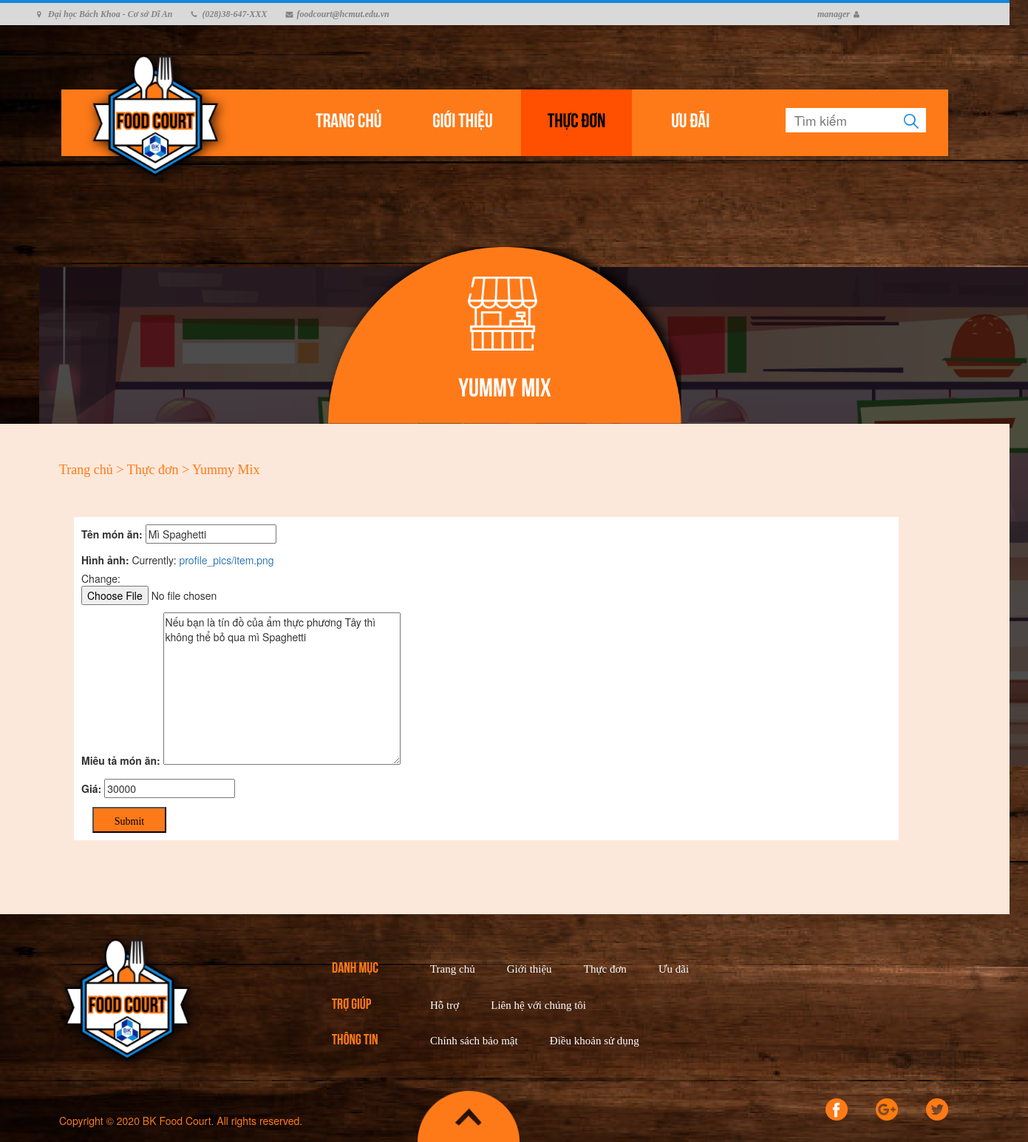
The page /update-item/2/ (signed in) on the database its author committed.
### webapp/models.py (models this page shows, shortened)
class Menu(models.Model):
    stallname = models.CharField(max_length=500)
    owner = models.CharField(max_length=50, blank=True)
    contact_phone = models.CharField(max_length=20, blank=True)
    def get_absolute_url(self):
        return reverse("stall-menu",kwargs={"id":self.id})

class Item(models.Model):
    name = models.CharField(max_length=500)
    image = models.ImageField(default='default.png', upload_to='profile_pics')
    description = models.TextField(blank=True, max_length=300)
    price = models.DecimalField(max_digits=8, decimal_places=0)
    available = models.BooleanField(default=True)
    belongs_to_stall = models.ForeignKey(Menu, on_delete=models.CASCADE)

### webapp/decorators.py (the view)
        def wrapper_func(request, *args, **kwargs):
            group = None
            if request.user.groups.exists():
                group = request.user.groups.all()[0].name
            if group in allowed_roles:
                return view_func(request, *args, **kwargs)
            else:
                return redirect('home-page')

### webapp/forms.py
class ItemForm(ModelForm):
    class Meta:
        model = Item
        fields = ['name','image','description','price']
        labels = {
            "name" : "Tên món ăn",
            "image" : "Hình ảnh",
            "description" : "Miêu tả món ăn",
            "price" : "Giá"
        }

### webapp/views.py (called while the page is built)
@login_required
@allowed_users(['Manager'])
def update_item(request,id):
    item = Item.objects.get(id=id)
    stall= item.belongs_to_stall
    form = ItemForm(instance=item)
    if request.method == 'POST':
        form = ItemForm(request.POST,request.FILES,instance=item)
        if form.is_valid():
            form.save()
            return redirect('stall-menu',stall.id)
    context = {
        'form':form,
        'stall':stall,
    }
    return render(request,'webapp/item_form.html',context)

### webapp/templates/webapp/item_form.html (shortened to what this page needs)
{% load static %}
<!DOCTYPE html>
<html>
    <head>
        <link rel="stylesheet" type="text/css" href="{% static 'webapp/styles/menustall.css' %}">
        <link rel="stylesheet" href="{% static 'webapp/styles/bootstrap.min.css' %}">
        <link rel="stylesheet" href="{% static 'webapp/styles/font-awesome.min.css' %}">
        <link rel="stylesheet" href="https://unpkg.com/purecss@2.0.3/build/pure-min.css">
        <link rel="stylesheet" href="https://maxcdn.bootstrapcdn.com/bootstrap/3.4.1/css/bootstrap.min.css">
    </head>
    <body>
	 <div class="contact-imfo-box">
		<div class="container">
			<p class="lead">
				<i class="fa fa-map-marker"></i>Đại học Bách Khoa - Cơ sở Dĩ An
			</p>
			<p class="lead">
				<i class="fa fa-phone"></i>(028)38-647-XXX
			</p>
			<p class="lead">
				<i class="fa fa-envelope"></i>foodcourt@hcmut.edu.vn
			</p>
			{% if user.is_authenticated %}
			<div class="row account">
				<a id="acc" href="#">
					<p class="lead" onclick="showAccOptions()">{{ user.username }}</p>
				</a>
				<i class="fa fa-user"></i>
			</div>
			{% else %}
            <div class="row account">
				<a href="{% url 'login-page' %}">
					<p>ĐĂNG KÝ/ĐĂNG NHẬP</p>
				</a>
			</div>
			{% endif %}
        </div>
    </div>
        <header>
                <ul>
                    <li><a href="{% url 'home-page' %}">Trang chủ</a></li>
                    <li><a href="{% url 'about' %}">Giới thiệu</a></li>
                    <li><a href="{% url 'main-menu' %}" class="active">Thực đơn</a></li>
                    <li><a href="{% url 'preference' %}">Ưu đãi</a></li>
                </ul>
                <div class="search">
                    <form>
                        <input type="text" placeholder="  Tìm kiếm">
                        <button><img src="{% static 'webapp/images/search.png' %}"/></button>
                    </form>
                </div>
                <div class="logo_area">
                    <a href="{% url 'home-page' %}"><img src="{% static 'webapp/images/logo.png' %}" alt=""/></a>
                </div>
        </header>
        <div style="position: relative;">
            <div class="stall_icon">
                <img src="{% static 'webapp/images/stall-icon.png' %}" width="100px"/>
            </div>
            <div class="stall_name">
                <a href="{{ stall.get_absolute_url }}">{{stall.stallname}}</a>
            </div>
        </div>
        <section class="back_area">
            <div class="text_heading">
                <a href="#">Trang chủ</a><a href="{% url 'main-menu' %}"> > Thực đơn</a> > <a href="{{ stall.get_absolute_url }}"> {{ stall.stallname }}</a>
            </div>
            <div class="items">
                <div >
                    <form action="" method = "POST" enctype="multipart/form-data"style="padding: 10px;">
						<div style="display: flex;flex-direction: column;">{{form.as_p}}</div>
                        <input type="submit" name="Submit" style="position: relative;margin-left: 15px;width: 100px;height: 35px;text-align: center;text-decoration: none;background: #FE7A19;padding-top: 5px; color:#000;font-family: SegoeUI_Semibold;">
                    </form>
                </div>
            </div>
        </section>
	<div class="footer-above">
		<div class="row">
			<div class="footer-logo">
				<a href="{% url 'home-page' %}"><img src="{% static 'webapp/images/logo.png' %}" alt=""></a>
			</div>
			<div class="row footer-side">
				<div class="catalogue-title">
					<ul>
						<li>DANH MỤC</li>
						<li>TRỢ GIÚP</li>
						<li>THÔNG TIN</li>
					</ul>
				</div>
				<div>
					<ul>
						<li class="catalogue">
							<ul>
								<li><a href="{% url 'home-page' %}">Trang chủ</a></li>
								<li><a href="{% url 'about' %}">Giới thiệu</a></li>
								<li><a href="{% url 'main-menu' %}">Thực đơn</a></li>
								<li><a href="{% url 'preference' %}">Ưu đãi</a></li>
							</ul>
						</li>
						<li class="catalogue">
							<ul>
								<li><a href="#">Hỗ trợ</a></li>
								<li><a href="#">Liên hệ với chúng tôi</a></li>
							</ul>
						</li>
						<li class="catalogue">
							<ul>
								<li><a href="#">Chính sách bảo mật</a></li>
								<li><a href="#">Điều khoản sử dụng</a></li>
							</ul>
						</li>
					</ul>
				</div>
			</div>
		</div>
	</div>
	<div class="footer-bottom">
		<div class="row">
			<div class="col-xl-4 copyright">
				Copyright © 2020 BK Food Court. All rights reserved.
			</div>
			<div class="col-xl-5">
				<div class="up-button">
					<a href="#"><img id="up-button-image" src="{% static 'webapp/images/Subtraction 3.png' %}"></a>
				</div>
			</div>
			<div class="col-xl-3">
				<ul class="list-inline f-social">
					<li class="list-inline-item"><a href="#"><img src="{% static 'webapp/images/facebook (2).png' %}"></a></li>
					<li class="list-inline-item"><a href="#"><img src="{% static 'webapp/images/google-plus.png' %}"></a></li>
					<li class="list-inline-item"><a href="#"><img src="{% static 'webapp/images/twitter.png' %}"></a></li>
				</ul>
			</div>
		</div>
    </div>
    </body>
</html>

### webapp/static/webapp/styles/menustall.css (style rules this page uses)
.contact-imfo-box .container { display: flex; padding: 10px; margin-left: 15px; position: relative; }
.account { position: absolute; right: 0px; }
.contact-imfo-box { background: #D9D9D9; }
.contact-imfo-box i { display: block; float: left; width: 10px; height: 10px; line-height: 10px; text-align: left; color: #828282; font-size: 10px; -webkit-border-radius: 50%; -moz-border-radius: 50%; -ms-border-radius: 50%; border-radius: 50%; margin-right: 5px; margin-left: 5px; }
.contact-imfo-box p { margin: 0px 0px 0px 20px; color: #828282; text-align: left; line-height: 10px; font-weight: 600; font-size: 12px; font-family: "SegoeUI_Regular"; font-style: italic; }
.lead { font-size: 18px; line-height: 30px; color: #767676; margin: 0px; padding: 0; }
.acc-options ul li a { color: #000; }
.logo_area { position: absolute; width: 219px; height: 219px; left: 20px; top: -70px; }
html { width: 1366px; }
body { margin: 0; padding: 0; font-family: 'SegoeUI_Regular'; background: url('../images/background.png'); }
.stall_icon { position: absolute; top: 50px; left: 630px; }
.stall_name { position: relative; text-align: center; font-family: 'Bebas_Bold'; top: -60px; font-size: 35px; }
.stall_name a { text-decoration: none; color: #fff; display: block; }
header { position: relative; max-width: 1200px; margin: 0 auto; top: 87px; background: #FE7A19; box-shadow: 0 2px 5px rgba(0, 0, 0, .2); }
header ul { font-family: 'Bebas_Bold'; font-size: 20pt; list-style-type: none; text-align: center; }
header ul li { color: #fff; display: inline-table; width: 150px; height: 90px; line-height: 90px; }
header ul li a { color: #fff; text-decoration: none; display: block; }
header .active, header ul li a:hover { background: #ff4f00; color: #000; text-decoration: none; }
header .search { position: relative; float: right; top: -90px; }
header input[type=text] { border: none; font-size: 13pt; position: absolute; right: 70px; top: 15px; width: 150px; height: 33px; }
header .search button { float: right; border: none; background: #fff; right: 0px; top: 15px; position: absolute; margin-right: 30px; cursor: pointer; width: 40px; height: 33px; }
.back_area { top: 160px; position: relative; padding: 50px 50px; margin-top: -200px; margin-bottom: 160px; background: #FCE8DA; }
.text_heading { margin-left: 30px; font-size: 18px; font-family: 'SegoeUI_Semibold'; color: #FE7A19; }
.text_heading a { color: #FE7A19; text-decoration: none; }
.items { margin: 50px 100px 50px 50px; display: flex; background-color: #FFFFFF; }
.infomation .row, .up-button { position: relative; }
.footer-logo { padding: 10px 80px; }
.list-inline-item a img { width: 30px; left: 0%; bottom: 0%; margin-left: 20px; }
.row div ul, .catalogue-title ul li { list-style-type: none; padding: 10px 50px; font-family: "Bebas_Bold"; font-size: 20px; color: #FE7A19; }
.catalogue li { display: inline; padding: 20px; font-family: "SegoeUI_Regular"; font-size: 15px; color: #FFFFFF; }
.catalogue { margin-left: -150px; }
.catalogue li a { color: #FFFFFF; }
.footer-side { margin-top: 40px; }
.copyright { color: #FE7A19; position: relative; left: 80px; bottom: 0%; padding-top: 30px; }
#up-button-image { display: block; position: absolute; left: 100px; width: 25%; }

### rows shown on the page
Menu: stallname "Yummy Mix"
Item: name "Mì Spaghetti", description "Nếu bạn là tín đồ của ẩm thực phương Tây thì không thể bỏ qua mì Spaghetti", price "30000"

### other values the page prints
{{ user.username }} "manager"
